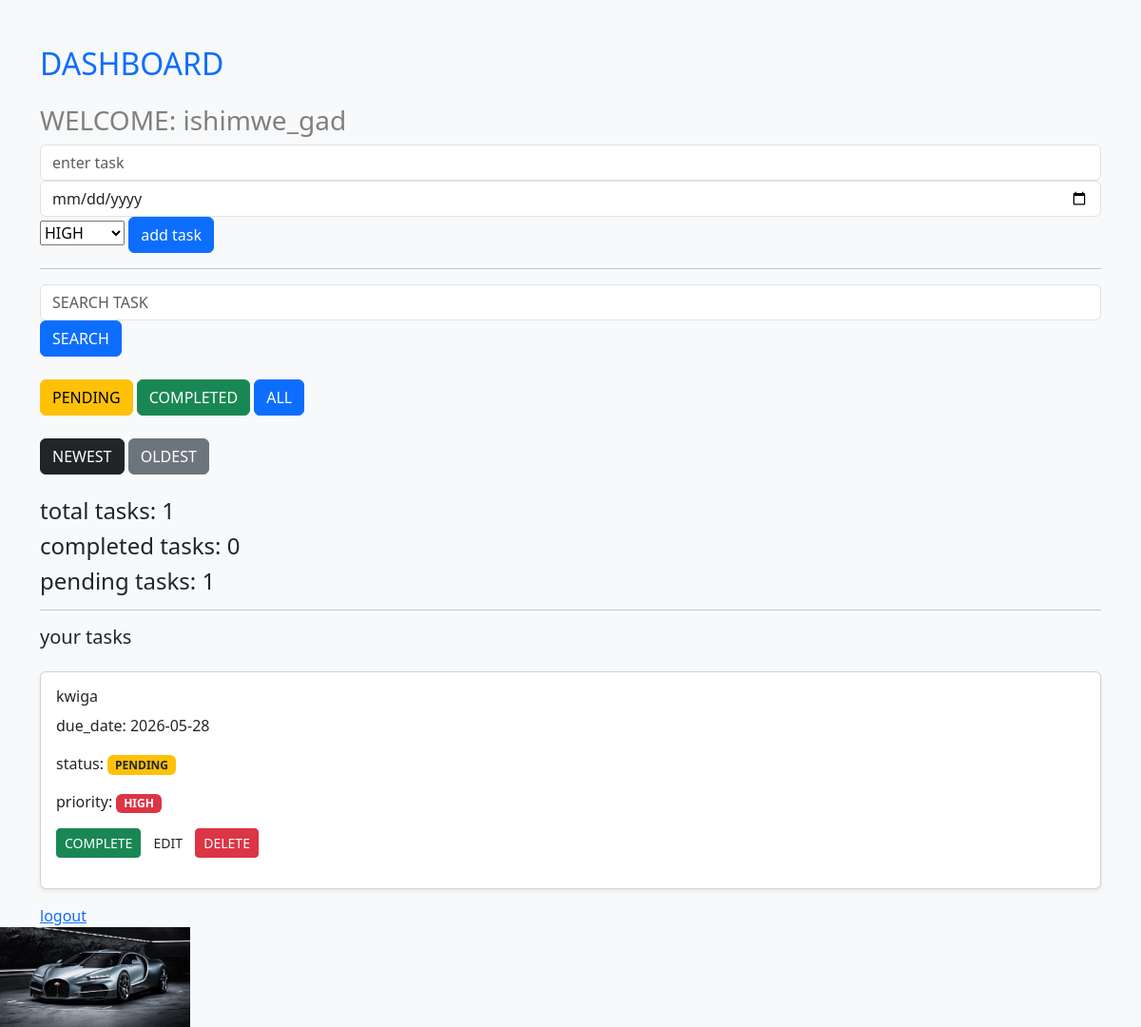
The app's page /dashboard (signed in) with its own data.
### tables this page shows
CREATE TABLE users (
        id INTEGER PRIMARY KEY AUTOINCREMENT,
        username TEXT UNIQUE,
        password TEXT
           );

CREATE TABLE tasks (
        id INTEGER PRIMARY KEY AUTOINCREMENT,
        user_id INTEGER,
        title TEXT,
        status TEXT,
        due_date TEXT,
        priority  TEXT
           );

### app.py (the view)
@app.route('/dashboard')
def dashboard():
    username = session.get('username')
    if not username:
        return redirect('/')
    conn = sqlite3.connect('users.db')
    cursor = conn.cursor()
    cursor.execute("SELECT id FROM users WHERE username=?", (username,))
    user = cursor.fetchone()
    user_id = user[0]
    search = request.args.get('search')
    status = request.args.get('status')
    sort = request.args.get('sort')
    if search:
        cursor.execute(
            "SELECT id, title, status, due_date, priority FROM tasks WHERE user_id=? AND title LIKE ?",
            (user_id, '%' + search + '%')
        )
    elif status:
           cursor.execute(
            "SELECT id, title, status, due_date,priority FROM tasks WHERE user_id=? AND status=?",
            (user_id, status)
        )
    else:
        if sort == "newest":
            cursor.execute(
             "SELECT id, title, status, due_date, priority FROM tasks WHERE user_id=? ORDER BY id DESC",
            (user_id,)
        )
        elif sort == "oldest":
            cursor.execute(
                "SELECT id, title, status, due_date, priority FROM tasks WHERE user_id=? ORDER BY id ASC",
                (user_id,)
            )
        else:
            cursor.execute(
                "SELECT id, title, status, due_date, priority FROM tasks WHERE user_id=?",
                (user_id,)
            )
    tasks = cursor.fetchall()
    cursor.execute(
        "SELECT COUNT(*) FROM tasks WHERE user_id=?",
        (user_id,)
     )
    total_tasks = cursor.fetchone()[0]
    cursor.execute(
        "SELECT COUNT(*) FROM tasks WHERE user_id=? AND status=?",
        (user_id,"completed")
    )
    completed_tasks = cursor.fetchone()[0]
    cursor.execute(
        "SELECT COUNT(*)FROM tasks WHERE user_id=? AND status=?",
        (user_id,"pending")
    )
    pending_tasks = cursor.fetchone()[0]
    conn.close()
    return render_template(
        'dashboard.html',
        username=username,
        tasks=tasks,
        total_tasks=total_tasks,
        completed_tasks=completed_tasks,
        pending_tasks=pending_tasks
    )

### templates/dashboard.html (shortened to what this page needs)
<!DOCTYPE html>
<html>
    <head>
        <link
        href="https://cdn.jsdelivr.net/npm/bootstrap@5.3.3/dist/css/bootstrap.min.css"rel="stylesheet">
    </head>
    <body class="bg-light">
        <div class="container mt-5">
        <h2 class="text-primary mb-4">DASHBOARD</h2>
        <h3 style="color: gray;">WELCOME: {{ username }}</h3>
        <form method="POST" action="/add_task">
            <input
                 class="form-control"
                 type"text"
                 name="title"
                  placeholder="enter task" required>
            <input
                  class="form-control"
                  type="date"
                  name="due_date" required>
            <select name="priority">
                <option value="HIGH">HIGH</option>
            </select>
            <button class="btn btn-primary" type="submit">add task</button>
        </form>
        <hr>
        <form method="GET" action="/dashboard">
            <input
                  class="form-control"
                  type="text"
                  name="search"
            placeholder="SEARCH TASK">
            <button class="btn btn-primary" type="submit">SEARCH</button>
        </form>
        <br>
        <a
           class="btn btn-warning"
           href="/dashboard?status=pending">PENDING</a>
        <a
           class="btn btn-success"
           href="/dashboard?status=completed">COMPLETED</a>
        <a
          class="btn btn-primary"
           href="/dashboard">ALL</a>
        <br><br>
        <a
        class="btn btn-dark"
        href="/dashboard?sort=newest"
        >
        NEWEST
       </a>
       <a
       class="btn btn-secondary"
       href="dashboard?sort=oldest"
       >
       OLDEST
       </a>
       <br><br>
        <h4>
            total tasks: {{ total_tasks }}
        </h4>
        <h4>
           completed tasks: {{ completed_tasks }}
        </h4>
        <h4>
            pending tasks: {{ pending_tasks}}
        </h4>
        <hr>
        <h5>your tasks</h5>
        <div class="mt-4">
            {% for task in tasks %}
            <div class="card mb-3 shadow-sm">
                <div class="card-body">
                    <h6 class="card-title">
                        {{ task[1] }}
                    </h6>
                    <p class="card-text">
                        due_date:
                        {{ task[3] }}
                    </p>
                    <p>
                    status:
                    {% if task[2] == 'completed' %}
                    <span class="badge bg-success">
                        COMPLETED
                    </span>
                    {% else %}
                    <span class="badge bg-warning text-dark">
                        PENDING
                    </span>
                    {% endif %}
                </p>
                <p>
                    priority:
                    {% if task[4] =='HIGH' %}
                    <span class="badge bg-danger">
                        HIGH
                    </span>
                    {% elif task[4] == 'MEDIUM' %}
                    <span class="badge bg-warning text-dark">
                        MEDIUM
                    </span>
                    {% else %}
                 <span class="badge bg-success">
                    LOW
                 </span>
                 {% endif %}
            <p/>
            {% if task[2] == 'pending' %}
            <a
                class="btn btn-success btn-sm"
                href="/complete_task/{{ task[0] }}">
                COMPLETE
                </a>
                {% endif %}
                <a
                class="btn btn-worning btn-sm"
                href="/edit_task/{{ task[0] }}">
                EDIT
                </a>
                <a
                 class="btn btn-danger btn-sm"
                 href="/delete_task/{{ task[0] }}">
                DELETE
                </a>
                </div>
            </div>
            {% endfor %}
        </div>
        <a href="/logout">logout</a>
        </div>
        <img src="{{ url_for('static', filename='gd.jpg') }}" alt="gad" width="200">
    </body>
</html>

### records on screen
users: username "ishimwe_gad"
tasks: title "kwiga", due_date "2026-05-28", status "PENDING", priority "HIGH"

### other values on screen
{{ total_tasks }} "1"
{{ completed_tasks }} "0"
{{ pending_tasks }} "1"
